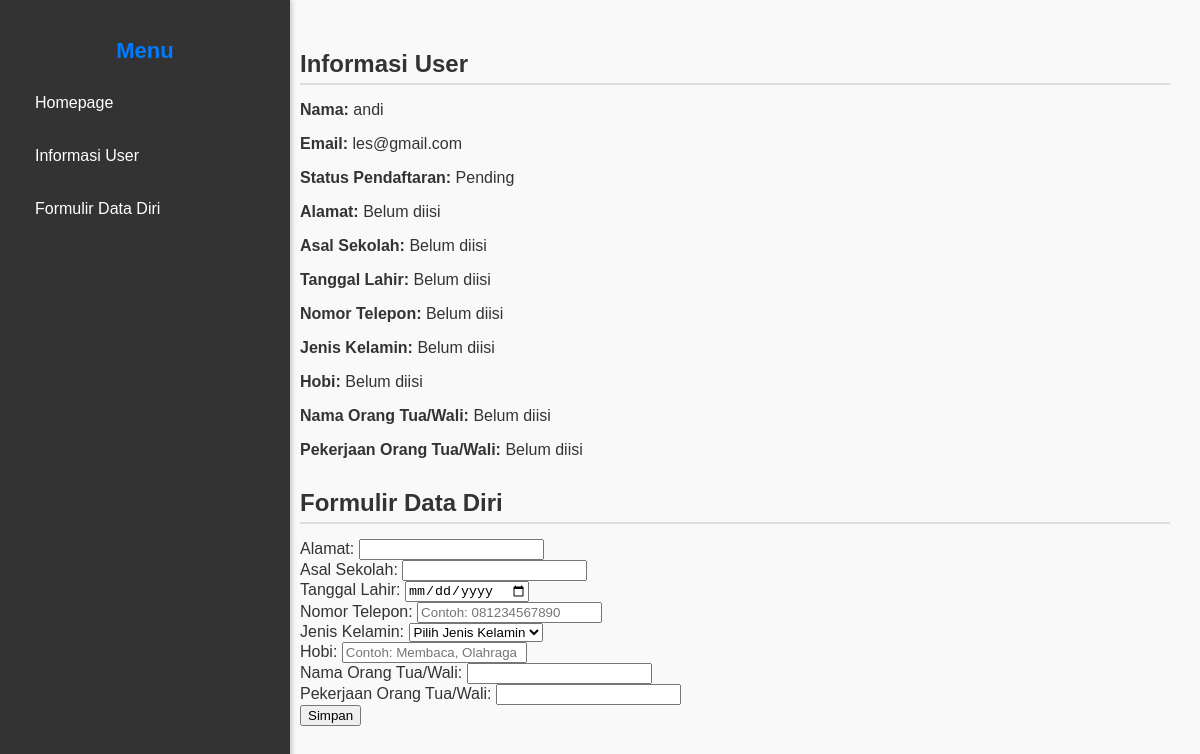
/dashboard_user/1, run on an earlier commit of the app's database.
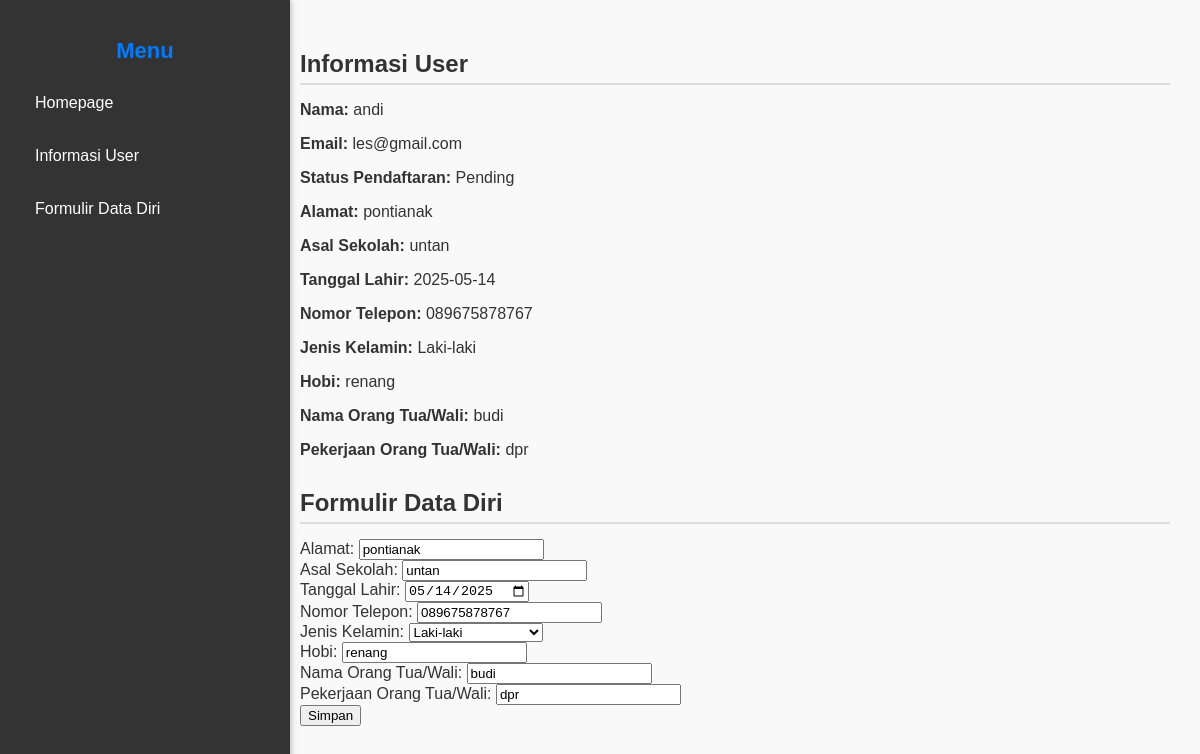
And on a later commit of the database.
### models.py (models this page shows)
class User(db.Model):
    id = db.Column(db.Integer, primary_key=True)
    name = db.Column(db.String(100), nullable=False)
    email = db.Column(db.String(100), unique=True, nullable=False)
    password = db.Column(db.String(100), nullable=False)
    status = db.Column(db.String(20), default='Pending')  # Pending, Approved, Rejected
    school = db.Column(db.String(100), nullable=True)  # Asal sekolah
    address = db.Column(db.String(200), nullable=True)  # Alamat
    birth_date = db.Column(db.Date, nullable=True)  # Tanggal lahir
    phone = db.Column(db.String(15), nullable=True)  # Nomor telepon
    gender = db.Column(db.String(20), nullable=True)  # Jenis kelamin
    hobby = db.Column(db.String(200), nullable=True)  # Hobi
    parent_name = db.Column(db.String(100), nullable=True)  # Nama orang tua/wali
    parent_job = db.Column(db.String(100), nullable=True)  # Pekerjaan orang tua/wali
    created_at = db.Column(db.DateTime, default=datetime.utcnow)  # Waktu pendaftaran

### app.py (the view, shortened to what this page needs)
@app.route('/dashboard_user/<int:user_id>', methods=['GET', 'POST'])
def dashboard_user(user_id):
    user = User.query.get(user_id)
    return render_template('dashboard_user.html', user=user)

### templates/dashboard_user.html (shortened to what this page needs)
<!DOCTYPE html>
<html>
<head>
    <link rel="stylesheet" type="text/css" href="{{ url_for('static', filename='css/styles.css') }}">
</head>
<body>
    <div class="sidebar">
        <h2>Menu</h2>
        <ul>
            <li><a href="{{ url_for('index') }}">Homepage</a></li>
            <li><a href="#user-info">Informasi User</a></li>
            <li><a href="#form-section">Formulir Data Diri</a></li>
        </ul>
    </div>
    <div class="content">
        {% block content %}
        <section id="user-info">
            <h1>Informasi User</h1>
            <p><strong>Nama:</strong> {{ user.name }}</p>
            <p><strong>Email:</strong> {{ user.email }}</p>
            <p><strong>Status Pendaftaran:</strong> {{ user.status }}</p>
            <p><strong>Alamat:</strong> {{ user.address or 'Belum diisi' }}</p>
            <p><strong>Asal Sekolah:</strong> {{ user.school or 'Belum diisi' }}</p>
            <p><strong>Tanggal Lahir:</strong> {{ user.birth_date or 'Belum diisi' }}</p>
            <p><strong>Nomor Telepon:</strong> {{ user.phone or 'Belum diisi' }}</p>
            <p><strong>Jenis Kelamin:</strong> {{ user.gender or 'Belum diisi' }}</p>
            <p><strong>Hobi:</strong> {{ user.hobby or 'Belum diisi' }}</p>
            <p><strong>Nama Orang Tua/Wali:</strong> {{ user.parent_name or 'Belum diisi' }}</p>
            <p><strong>Pekerjaan Orang Tua/Wali:</strong> {{ user.parent_job or 'Belum diisi' }}</p>
        </section>
        <section id="form-section">
            <h2>Formulir Data Diri</h2>
            <form method="POST">
                <label for="address">Alamat:</label>
                <input type="text" id="address" name="address" value="{{ user.address or '' }}" required><br>
                <label for="school">Asal Sekolah:</label>
                <input type="text" id="school" name="school" value="{{ user.school or '' }}" required><br>
                <label for="birth_date">Tanggal Lahir:</label>
                <input type="date" id="birth_date" name="birth_date" value="{{ user.birth_date or '' }}"><br>
                <label for="phone">Nomor Telepon:</label>
                <input type="tel" id="phone" name="phone" value="{{ user.phone or '' }}" placeholder="Contoh: 081234567890"><br>
                <label for="gender">Jenis Kelamin:</label>
                <select id="gender" name="gender" required>
                    <option value="" disabled {% if not user.gender %}selected{% endif %}>Pilih Jenis Kelamin</option>
                    <option value="Laki-laki" {% if user.gender == 'Laki-laki' %}selected{% endif %}>Laki-laki</option>
                </select><br>
                <label for="hobby">Hobi:</label>
                <input type="text" id="hobby" name="hobby" value="{{ user.hobby or '' }}" placeholder="Contoh: Membaca, Olahraga"><br>
                <label for="parent_name">Nama Orang Tua/Wali:</label>
                <input type="text" id="parent_name" name="parent_name" value="{{ user.parent_name or '' }}"><br>
                <label for="parent_job">Pekerjaan Orang Tua/Wali:</label>
                <input type="text" id="parent_job" name="parent_job" value="{{ user.parent_job or '' }}"><br>
                <button type="submit">Simpan</button>
            </form>
        </section>
        {% endblock %}
    </div>
</body>
</html>

### static/css/styles.css (style rules this page uses)
body { margin: 0; padding: 0; font-family: 'Arial', sans-serif; background-color: #f9f9f9; color: #333; }
.sidebar { width: 250px; background-color: #333; color: #fff; padding: 20px; height: 100vh; position: fixed; top: 0; left: 0; box-shadow: 2px 0 5px rgba(0, 0, 0, 0.2); }
.sidebar h2 { text-align: center; font-size: 22px; margin-bottom: 20px; color: #007bff; }
.sidebar ul { list-style: none; padding: 0; }
.sidebar ul li { margin: 15px 0; }
.sidebar ul li a { text-decoration: none; color: #fff; display: block; padding: 10px 15px; border-radius: 5px; transition: background-color 0.3s ease, transform 0.2s ease; }
.content { margin-left: 270px; padding: 30px; }
section { margin-bottom: 30px; }
section h1, section h2 { border-bottom: 2px solid #ddd; padding-bottom: 5px; margin-bottom: 15px; }

What changed in the data, as far as the page shows it:
changed User "andi": address "Belum diisi" → "pontianak"; school "Belum diisi" → "untan"; birth_date "Belum diisi" → "2025-05-14"; phone "Belum diisi" → "089675878767"; gender "Belum diisi" → "Laki-laki"; hobby "Belum diisi" → "renang"; parent_name "Belum diisi" → "budi"; parent_job "Belum diisi" → "dpr"; address (not shown) → "pontianak"; school (not shown) → "untan"; birth_date (not shown) → "05/14/2025"; phone (not shown) → "089675878767"; gender "Pilih Jenis Kelamin" → "Laki-laki"; hobby (not shown) → "renang"; parent_name (not shown) → "budi"; parent_job (not shown) → "dpr"
